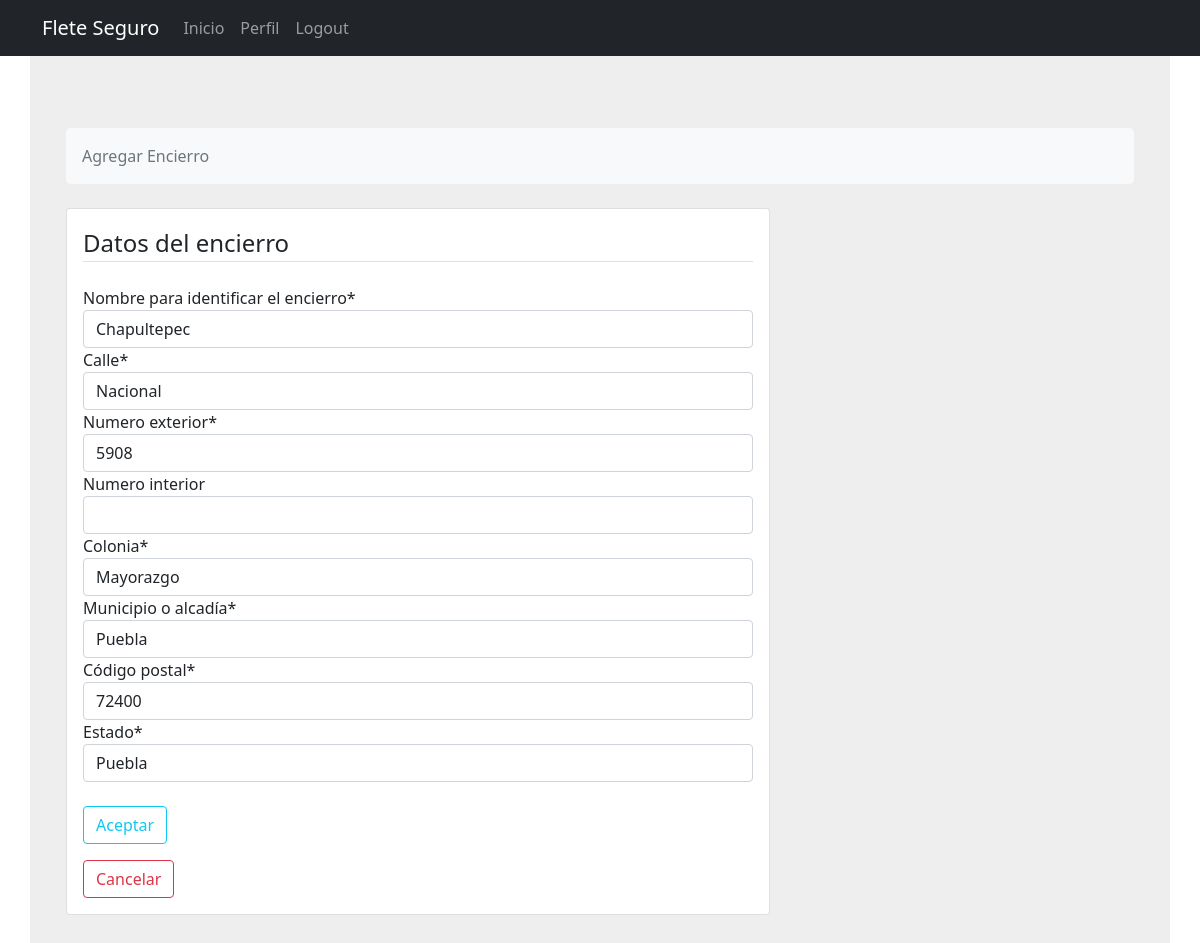
Page /usuarios/encierro/update/1 (signed in) on the committed database.
### usuarios/models.py (models this page shows, shortened)
class Encierro(models.Model):
    nombre = models.CharField(verbose_name="Nombre para identificar el encierro", max_length=50)
    calle = models.CharField(verbose_name="Calle", max_length=100)
    num_ext = models.CharField(verbose_name="Numero exterior", max_length=100)
    num_int = models.CharField(verbose_name="Numero interior", max_length=100, default="", blank=True)
    colonia = models.CharField(verbose_name="Colonia", max_length=100)
    municipio = models.CharField(verbose_name="Municipio o alcadía", max_length=100)
    cp = models.CharField(verbose_name="Código postal",max_length=100,)
    estado = models.CharField(verbose_name="Estado", choices=ESTADOS, max_length=40)
    user = models.ForeignKey(MyUser, on_delete=models.CASCADE)

### usuarios/views.py (the view, shortened to what this page needs)
# urls.py: path('encierro/update/<int:pk>', EncierroUpdate.as_view(), name='update-encierro'),
class EncierroUpdate(UserPassesTestMixin, UpdateView):
    model = Encierro
    template_name = 'usuarios/encierro.html'
    form_class = EncierroForm
    def test_func(self):
        encierro = self.get_object()
        if self.request.user == encierro.user:
            return True
        else:
            return False

### usuarios/forms.py
class EncierroForm(forms.ModelForm):
    class Meta:
        model = Encierro
        exclude = ('user',)

### usuarios/templates/usuarios/encierro.html (shortened to what this page needs)
{% extends 'base.html' %}
{% load crispy_forms_tags %}
{% block content %}
    <section style="background-color: #eee;">
        <div class="container py-5 mt-4">
            <div class="row">
                <div class="col">
                    <nav aria-label="breadcrumb" class="bg-light rounded-3 p-3 mb-4">
                        <ol class="breadcrumb mb-0">
                            <li class="breadcrumb-item active" aria-current="page">Agregar Encierro</li>
                        </ol>
                    </nav>
                </div>
            </div>
            <div class="row">
                <div class="col-lg-8 justify-content-center">
                    <div class="card mb-4">
                        <div class="card-body">
                            <div class="row">
                                <form method="post">
                                    <fieldset class="form-group">
                                        <legend class="border-bottom mb-4">Datos del encierro</legend>
                                        {{ form|crispy}}
                                        <div class="form-group mt-4">
                                            <button class="btn btn-outline-info" type="submit" >Aceptar</button>
                                        </div>
                                    </fieldset>
                                </form>
                                <a href="{% url 'agregar-unidad' user_pk=user.id %}"><button class="btn btn-outline-danger mt-3">Cancelar</button></a>
                            </div>
                        </div>
                    </div>
                </div>
            </div>
        </div>
    </section>
{% endblock content %}

### rows in the picture
Encierro: nombre "Chapultepec", calle "Nacional", num_ext "5908", colonia "Mayorazgo", municipio "Puebla", cp "72400", estado "Puebla"
